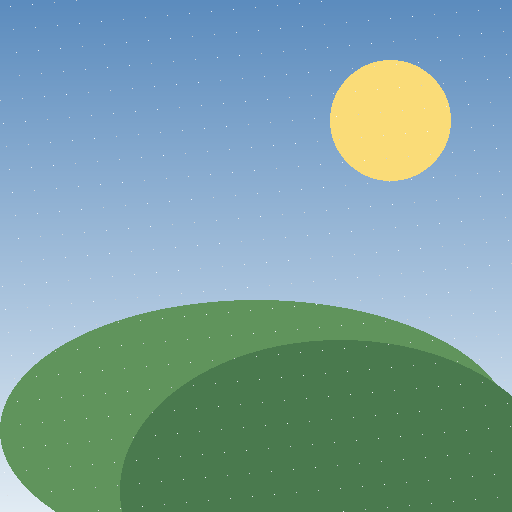
#> input picture corpus/photo.png, 512 x 512 px
$ python -i operations.py   (imports and definitions only)
#> lines starting #> are read from the running program, lines starting #| are printed output that depends on the picture
"""Individual image operations (PRD section 13).

Each function takes a Pillow image and returns the transformed image
(same object when nothing changed). All operations are pure and
deterministic so results are reproducible across runs.
"""

from __future__ import annotations

from typing import cast

from PIL import Image, ImageEnhance, ImageFilter, ImageOps

_EXIF_ORIENTATION_TAG = 0x0112


# [60 lines left out: functions has_exif_orientation, auto_orient, fit_to_box, limit_max_width, limit_max_height, scale_by and 1 more, not called in this run]


def denoise(image: Image.Image) -> Image.Image:
    """Conservative speckle removal (3x3 median filter)."""
    return image.filter(ImageFilter.MedianFilter(3))


def sharpen(image: Image.Image) -> Image.Image:
    """Conservative sharpening (unsharp mask that ignores near-identical pixels)."""
    return image.filter(ImageFilter.UnsharpMask(radius=1.5, percent=75, threshold=3))


def blur(image: Image.Image) -> Image.Image:
    """Smooth photographic texture (Gaussian blur, radius 1.0)."""
    return cast("Image.Image", image.filter(ImageFilter.GaussianBlur(radius=1.0)))


# [12 lines left out: function posterize, not called in this run]


def autocontrast(image: Image.Image) -> Image.Image:
    """Stretch the histogram to the full range. Alpha channels are left untouched."""
    if image.mode in ("RGBA", "LA"):
        alpha = image.getchannel("A")
        result = ImageOps.autocontrast(image.convert("RGB"))
        result.putalpha(alpha)
        return result
    return ImageOps.autocontrast(image)


# [59 lines left out: functions crush_colors, adjust_contrast, adjust_brightness, _scaled, _enhance_alpha_safe, not called in this run]

>>> from PIL import Image
>>> picture = Image.open('../../../corpus/photo.png')
#> picture is the input picture: PIL image 512x512 RGB; mean R, G, B 122.3, 159.8, 159.8
>>> result = autocontrast(picture)
#> in autocontrast, `return ImageOps.autocontrast(image)`:
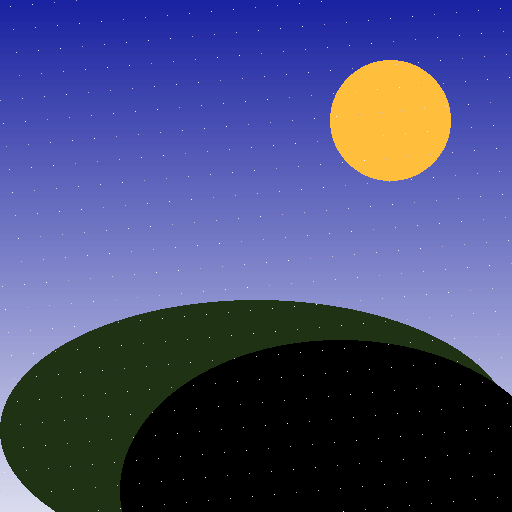
#> returned value: PIL image 512x512 RGB; mean R, G, B 69.6, 73.1, 117.5
